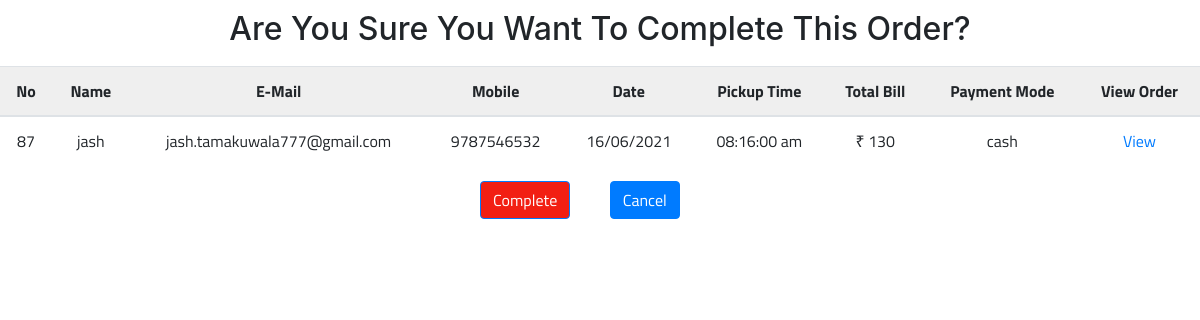
The page /admin/admin/complete_takeaway.php?tuid=87 on the database its author committed.
### tables this page shows
CREATE TABLE IF NOT EXISTS `takeaway_user` (
  `tuid` int(10) NOT NULL AUTO_INCREMENT,
  `name` varchar(150) NOT NULL,
  `email` varchar(150) NOT NULL,
  `mobile_no` varchar(12) NOT NULL,
  `date_time` datetime NOT NULL,
  `total_bill` int(12) NOT NULL,
  `status` int(2) NOT NULL,
  `time_of_delivery` time NOT NULL,
  `payment_mode` varchar(100) NOT NULL,
  PRIMARY KEY (`tuid`)
);

### admin/admin/complete_takeaway.php (the view, shortened to what this page needs)
<?php
    require 'db.php';
    $id = $_GET['tuid'];
?>
<html>
    <head>
        <link rel="stylesheet" href="https://maxcdn.bootstrapcdn.com/bootstrap/4.5.2/css/bootstrap.min.css">
        <link rel="stylesheet" src="extensions/fixed-columns/bootstrap-table-fixed-columns.css">
        <link rel="stylesheet" href= "https://stackpath.bootstrapcdn.com/bootstrap/4.1.3/css/bootstrap.min.css" />
    </head>
    <body>
        <h2>Are You Sure You Want To Complete This Order?</h2>
        <div class="table-responsive">
            <form method="post" action="#">
                <table class="table">
                      <thead>
                          <tr>
                            <th>No</th>
                            <th>Name </th>
                            <th>E-Mail </th>
                            <th>Mobile</th>
                            <th>Date </th>
                            <th>Pickup Time</th>
                            <th>Total Bill</th>
                            <th>Payment Mode</th>
                            <th>View Order </th>
                        </tr>
                      </thead>
                      <tbody>
                        <?php
                                $exec = mysqli_query($con,"select * from takeaway_user where tuid = $id");
                              while($r = mysqli_fetch_array($exec))
                             {
                        ?>
                        <tr>
                            <td><?php echo $r['tuid']; ?></td>
                            <td><?php echo $r['name']; ?></td>
                            <td><?php echo $r['email']; ?></td>
                            <td><?php echo $r['mobile_no']; ?></td>
                            <td><?php echo date('d/m/Y',strtotime($r['date_time'])); ?></td>
                            <td><?php echo date('h:i:s a',strtotime($r['time_of_delivery'])); ?></td>
                            <td>₹ <?php echo number_format($r['total_bill']); ?></td>
                            <td><?php echo $r['payment_mode']; ?></td>
                            <td><a href="view_order_details.php?tuid=<?php echo $r['tuid']; ?>" > View </a></td>
                        </tr>
                        <?php
                            }
                        ?>
                        </tbody>
                </table>
                <button  style="margin-left: 40%; background-color: #f21f13; color: white;"type="submit" name="delete"   class="btn btn-primary"> Complete </button>
                <form method="post" action="#">
                   <button style="margin-left: 3%;"type="submit" name="cancel" class="btn btn-primary"> Cancel </button>
               </form>
            </form>
    </body>
</html>

### admin/admin/complete_takeaway.php (style rules this page uses)
* { font-family: 'Titillium Web', sans-serif; }
table, th, tr, td { text-align: center; padding: 5px; border-collapse : collapse; }
table tr { overflow: scroll; }
table th { background-color: #efefef; }
a { text-decoration: none; }
h2 { padding: 10px; text-align: center; }

### rows shown on the page
takeaway_user: tuid "87", name "jash", email "jash.tamakuwala777@gmail.com", mobile_no "9787546532", date_time "16/06/2021", time_of_delivery "08:16:00 am", total_bill "130", payment_mode "cash"
